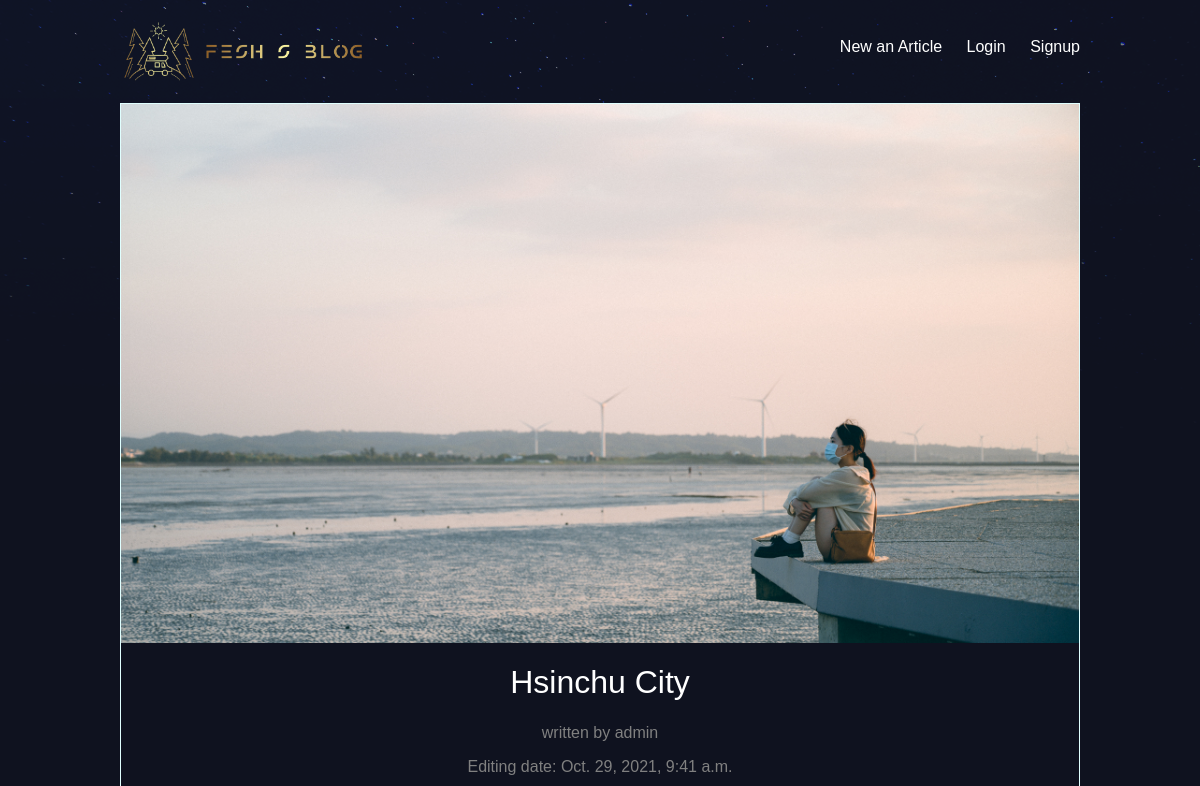
The app's page /articles/Hsinchu-City/ (upper part), older data.
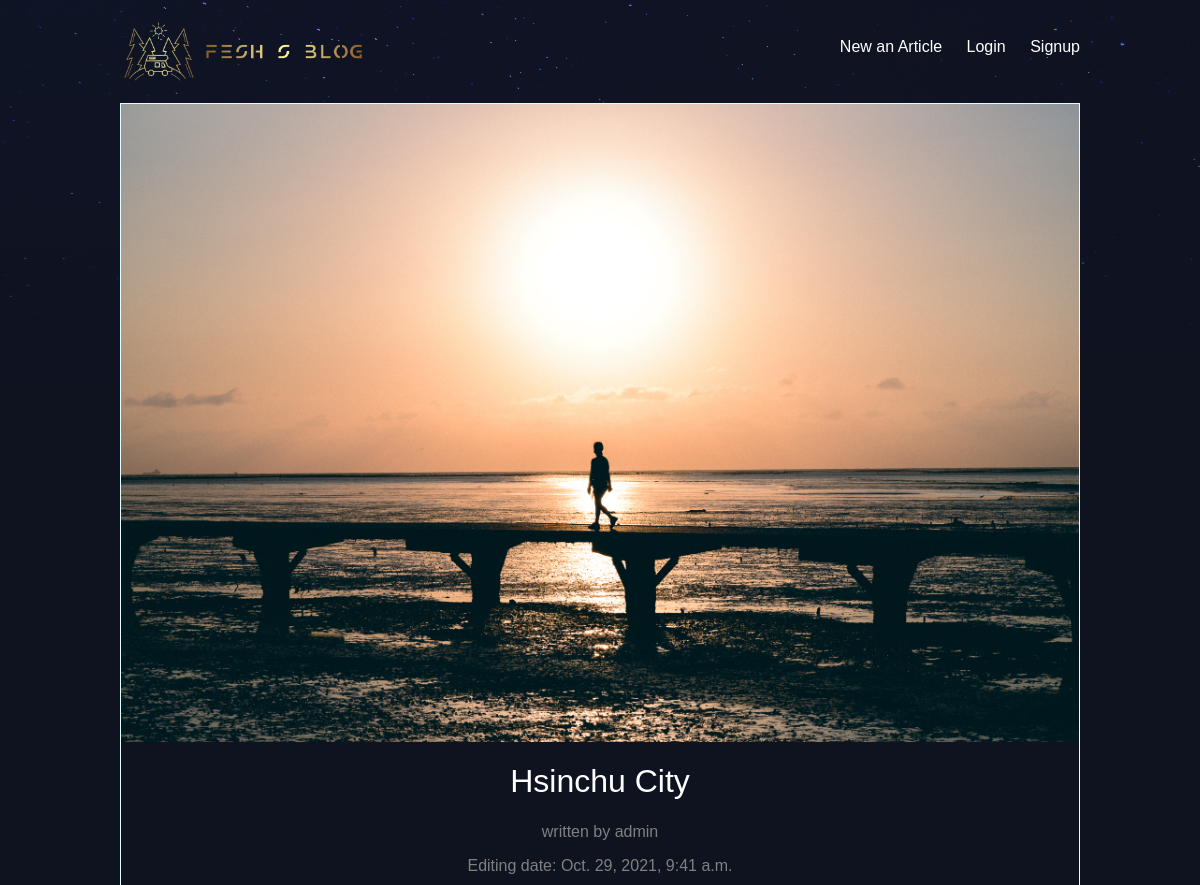
The same page, newer data.
### articles/models.py (models this page shows, shortened)
class Article(models.Model):
    title = models.CharField(max_length=100)
    slug = models.SlugField()   # s/b url friendly string
    body = models.TextField()
    date = models.DateTimeField( auto_now_add=True)
    thumb = models.ImageField(default="default.png", blank=True)
    author = models.ForeignKey(User, on_delete=models.CASCADE, default=None)
    ''' model method '''

### articles/views.py (the view)
# urls.py: path('<slug:mySlug>/', views.article_detail, name="detail"),
def article_detail(request,mySlug):
    article = Article.objects.get(slug=mySlug)
    return render(request, 'articles/article_detail.html',{'eachArticle':article} )

### articles/templates/articles/article_detail.html (shortened to what this page needs)
{% extends 'base_layout.html' %}
{% block content %}
    <div class="article-detail">
        <div class="article">
            <img src="{{ eachArticle.thumb.url }}" alt="">
            <h2>{{eachArticle.title}}</h2>
            <p class="description">written by {{eachArticle.author}}</p>
            <p class="description">Editing date: {{eachArticle.date}}</p>
        </div>
    </div>
{% endblock %}

Row changes from the older to the newer data that the page shows:
changed Article "Hsinchu City": thumb: a different picture
